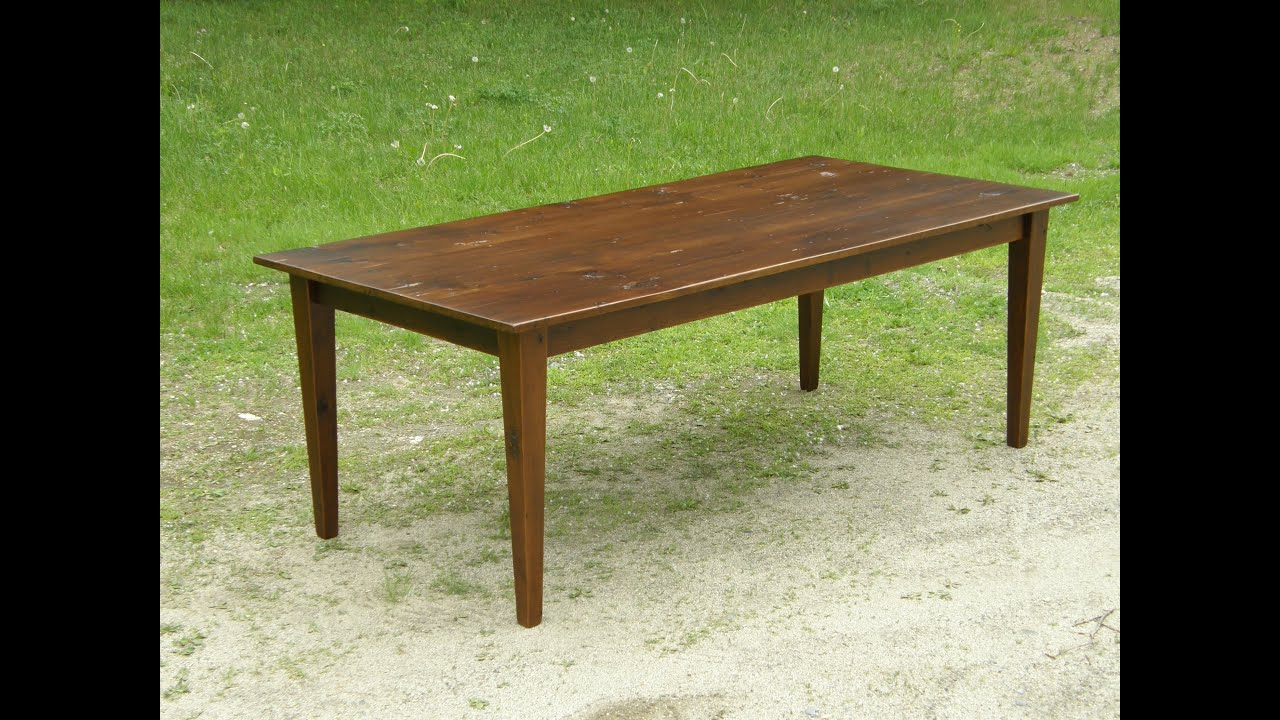
#> input picture OpenCV/resources/table.jpg, 1280 x 720 px
$ jupyter execute CornerDetection.ipynb
#> lines starting #> are read from the running program, lines starting #| are printed output that depends on the picture
#Detect Prominent Corners in Image

[cell 1]
import cv2
import matplotlib.pyplot as plt
import numpy as np

###Read in Image

[cell 2]
image = cv2.imread('resources/table.jpg')
#> image is the input picture: shape (720, 1280, 3); mean B, G, R 80.7, 119.5, 114.9
img_original = np.copy(image)
imgRGB = cv2.cvtColor(img_original, cv2.COLOR_BGR2RGB)

# Crop image
imgRGB = imgRGB[:,175:1120]
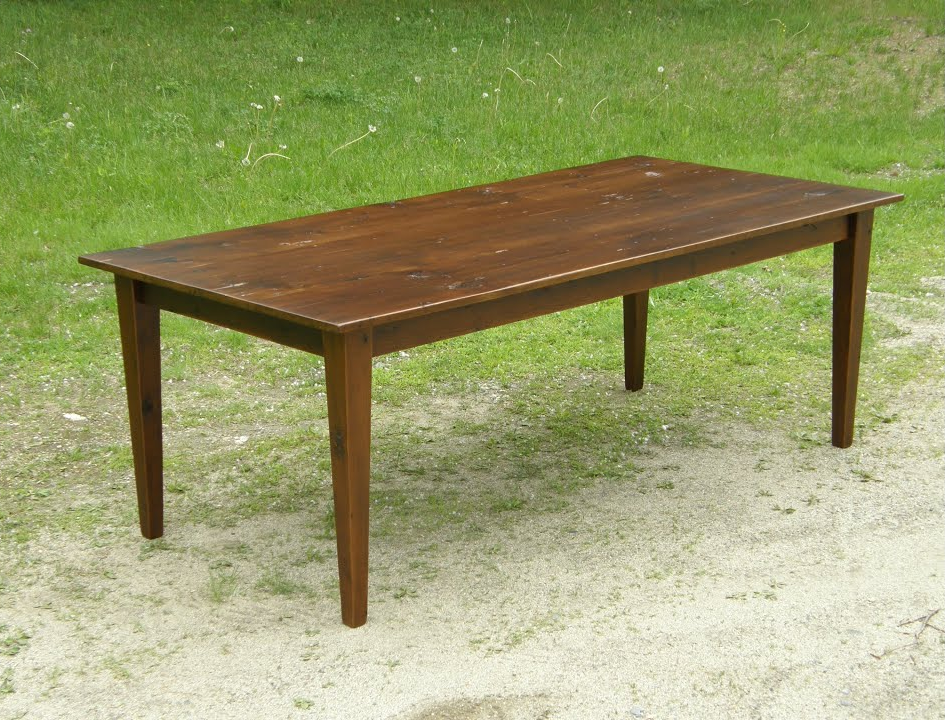
#> imgRGB: shape (720, 945, 3); mean R, G, B 153.2, 159.1, 107.5

# Low Pass Filter
imgRGB = cv2.GaussianBlur(imgRGB, (9, 9), cv2.BORDER_DEFAULT)
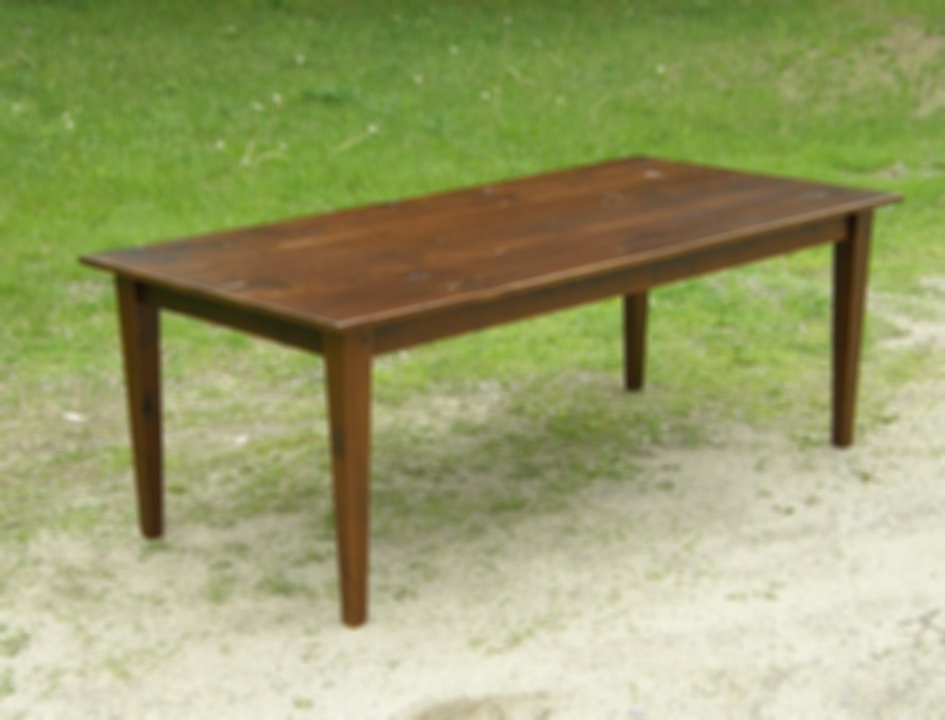
#> imgRGB: shape (720, 945, 3); mean R, G, B 153.2, 159.1, 107.5

#Reduce Noise w/ opening
kernel = np.ones((12,12))
imgRGB = cv2.morphologyEx(imgRGB, cv2.MORPH_OPEN, kernel)

plt.imshow(imgRGB)

###Detect Corners using Harris corner

[cell 3]
# Convert to grayscale
gray_image = cv2.cvtColor(imgRGB, cv2.COLOR_RGB2GRAY)
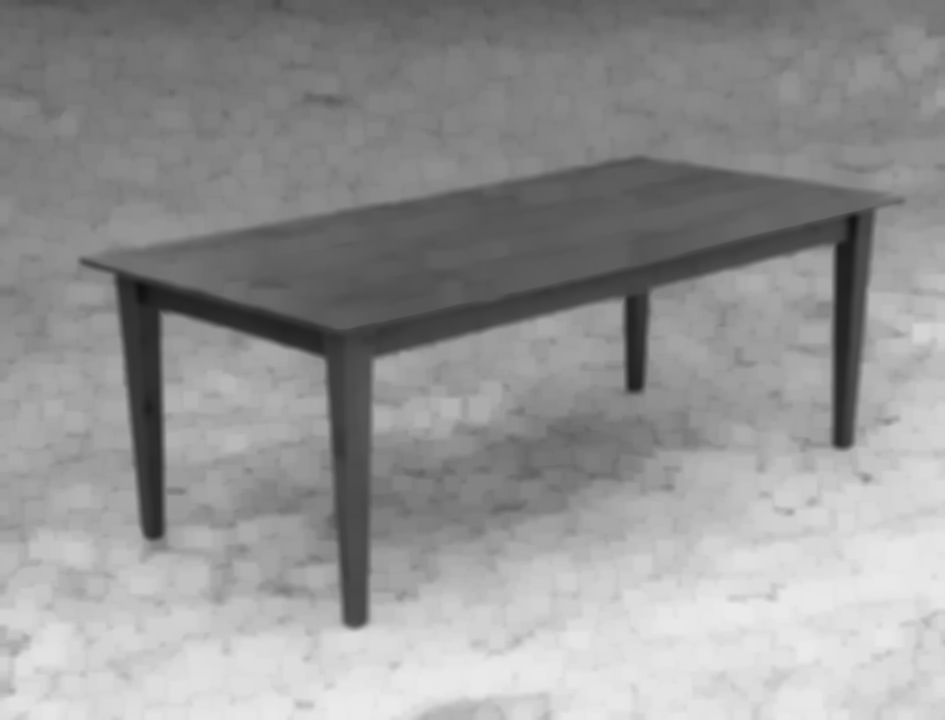
#> gray_image: shape (720, 945); min 17, max 234, mean 148.4

# Detect Corners
corner_image = cv2.cornerHarris(gray_image, 2, 3, .005)
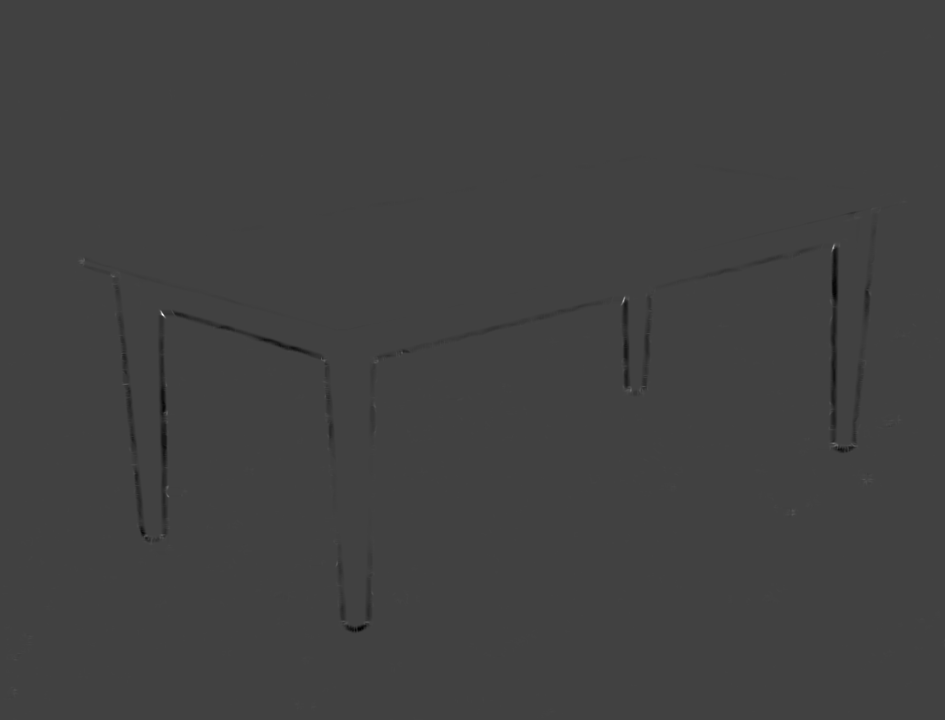
#> corner_image: shape (720, 945) float32; min -2.44e-06, max 7.02e-06, mean -8.99e-09; drawn with min black and max white

# Dialate
corner_image = cv2.dilate(corner_image, None)

plt.imshow(corner_image, cmap='gray')

###Mark Strong Corners with a Circle

[cell 4]
# Threshold
threshold = .1 * corner_image.max()
#> threshold = 7.02e-07

underlay = np.copy(imgRGB)
for y in range(0, corner_image.shape[0]):
    for x in range(0, corner_image.shape[1]):
        if (corner_image[y, x] > threshold):
            cv2.circle(underlay, (x, y), 2, (255,0,0), 4)
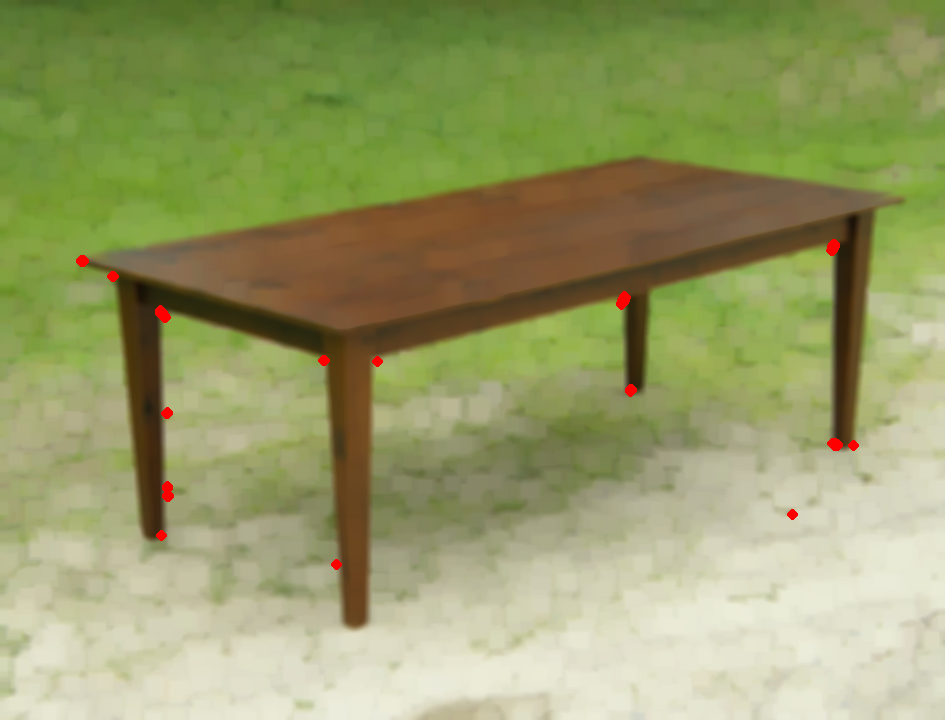
#> underlay: shape (720, 945, 3); mean R, G, B 150.4, 156, 103.4

plt.imshow(underlay)

$ run again, with OpenCV/resources/ballpit.jpg copied over OpenCV/resources/table.jpg
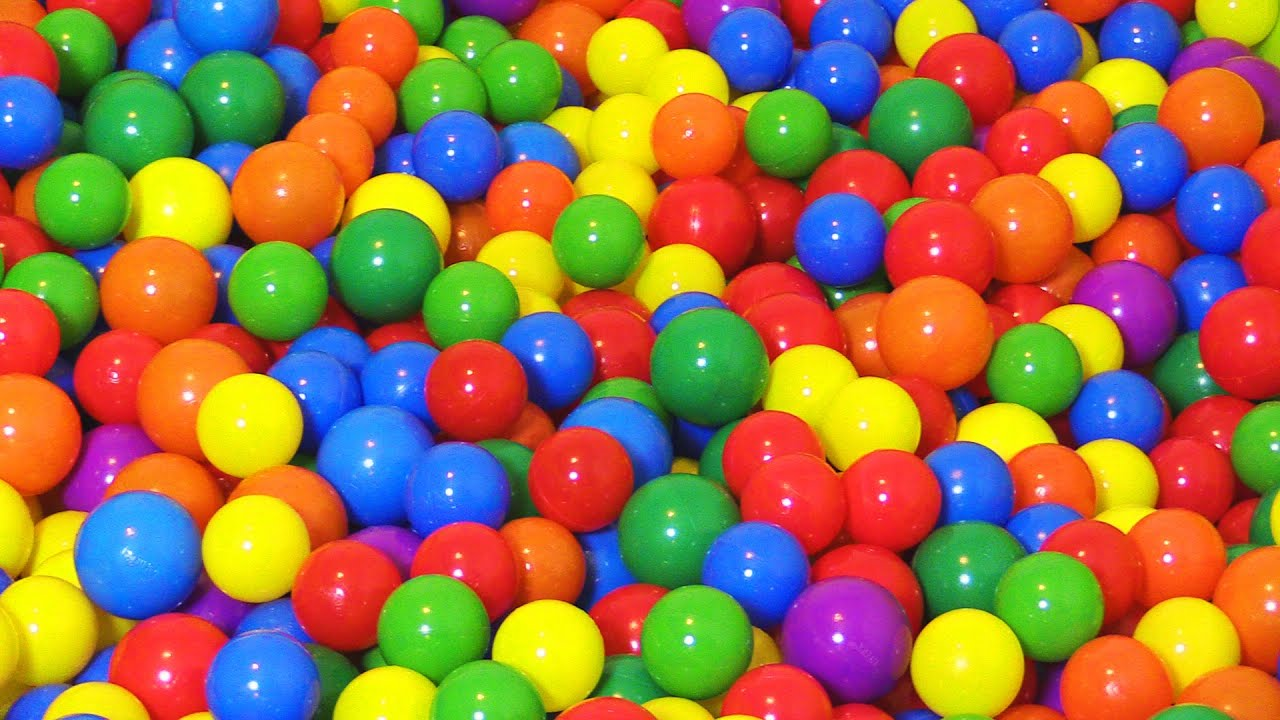
#> input picture OpenCV/resources/ballpit.jpg, 1280 x 720 px
#> image is the input picture: shape (720, 1280, 3); mean B, G, R 71.1, 114.8, 153.5
#> `corner_image = cv2.dilate(corner_image, None)`:
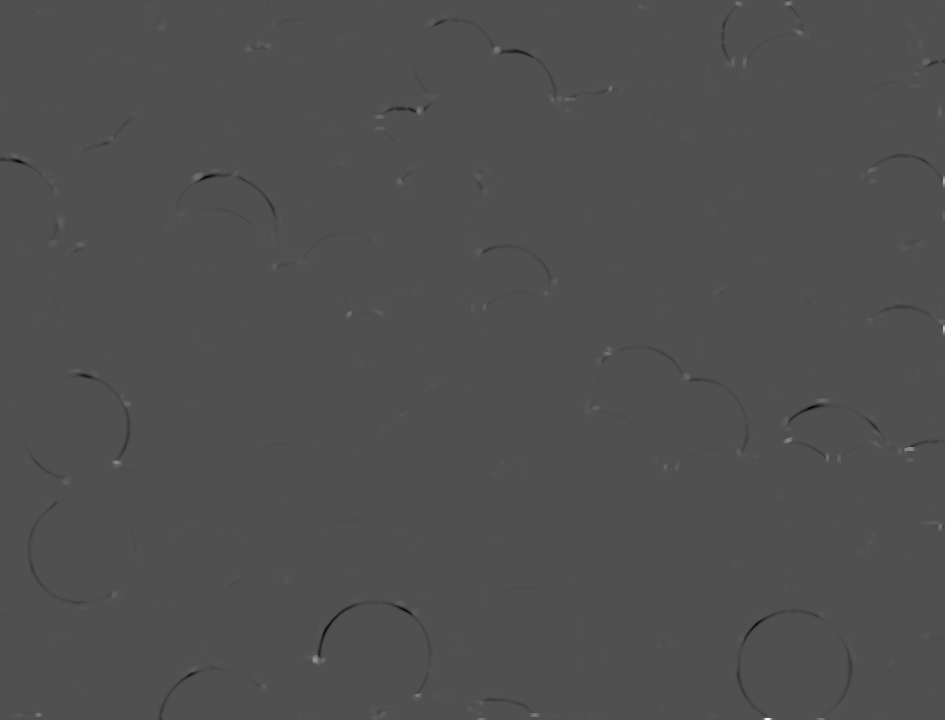
#> corner_image: shape (720, 945) float32; min -5.51e-06, max 1.2e-05, mean -3.29e-09; drawn with min black and max white
#> threshold = 1.2e-06
#> after the loop `for y in range(0, corner_image.shape[0]):`:
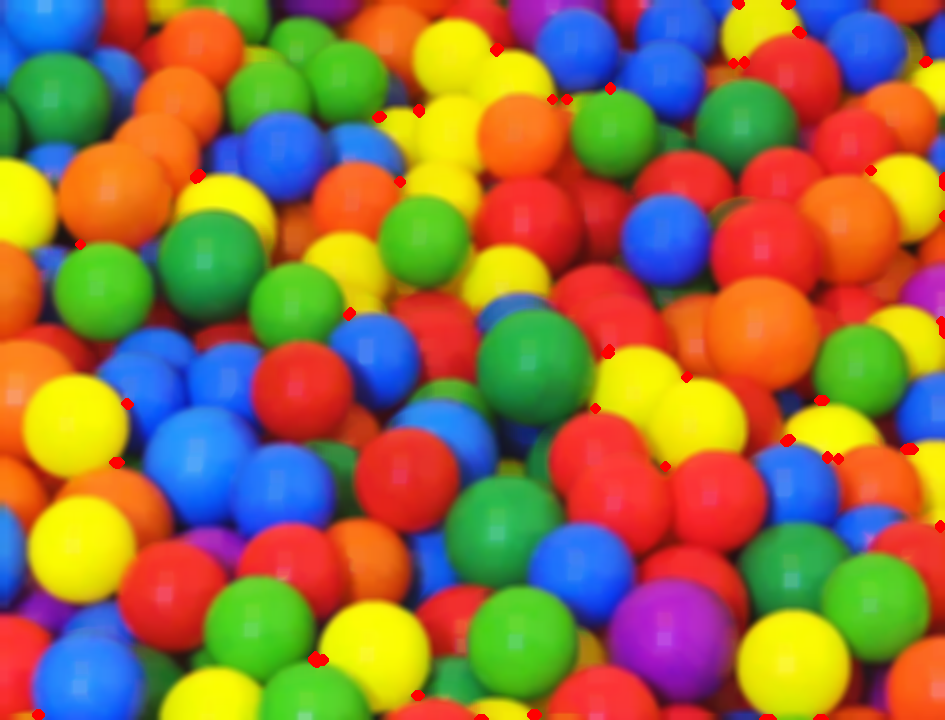
#> underlay: shape (720, 945, 3); mean R, G, B 148.8, 114.2, 68.3

$ run again, with OpenCV/resources/mars.jpg copied over OpenCV/resources/table.jpg
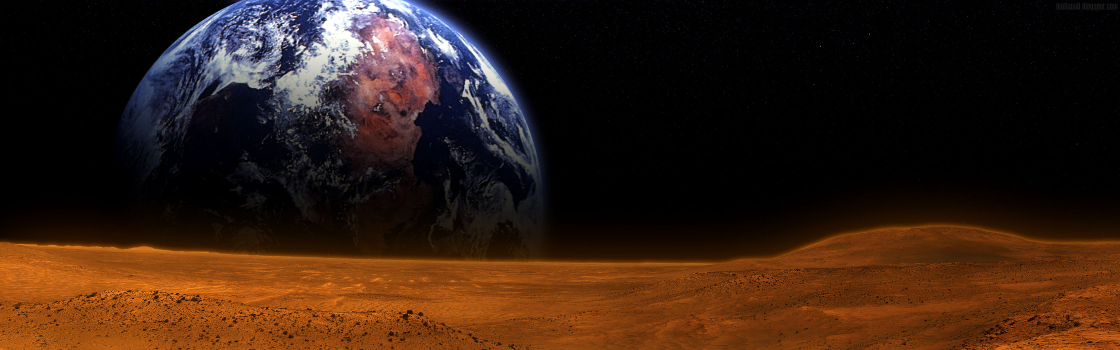
#> input picture OpenCV/resources/mars.jpg, 3360 x 1050 px (shown at 1/3 size)
#> image is the input picture: shape (1050, 3360, 3); mean B, G, R 18.9, 31.7, 54
#> `corner_image = cv2.dilate(corner_image, None)`:
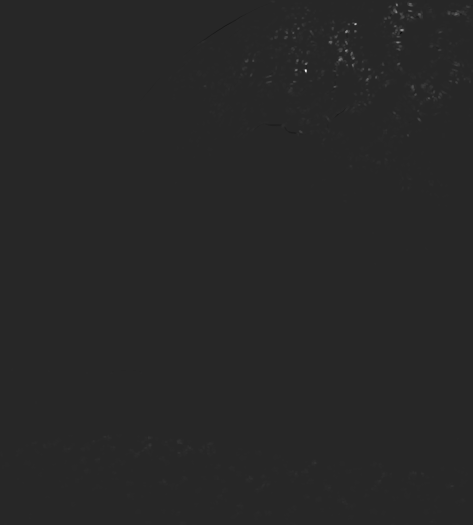
#> corner_image: shape (1050, 945) float32 (shown at 1/2 size); min -5.82e-06, max 3.15e-05, mean 2.8e-08; drawn with min black and max white
#> threshold = 3.15e-06
#> after the loop `for y in range(0, corner_image.shape[0]):`:
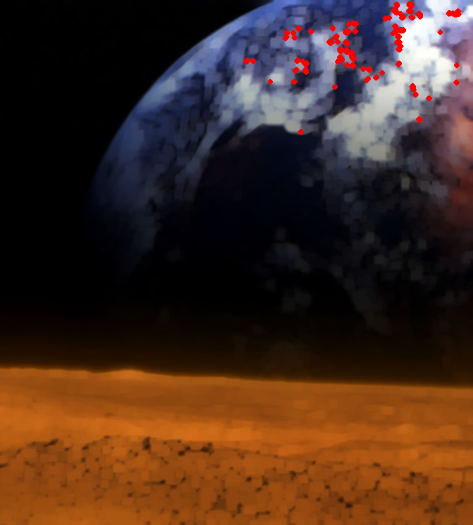
#> underlay: shape (1050, 945, 3) (shown at 1/2 size); mean R, G, B 69.5, 44, 31.6
